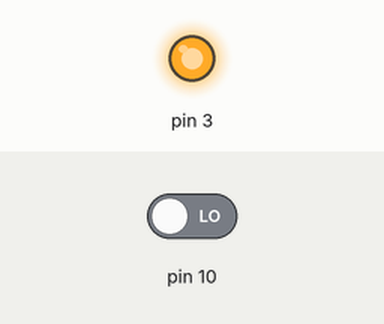
Bench run of a sketch on a simulated Arduino Uno, built with avr-gcc and run on an emulated ATmega328P. On the bench: output pins drawn as LEDs (lit = HIGH). Inputs (shaded band) come from the test bench; at power-on: pin 10 LOW. What the sketch prints to the serial monitor is not drawn.

Above: at 2.8 s.
2.9 s: pin 10 driven HIGH
At 4.1 s:
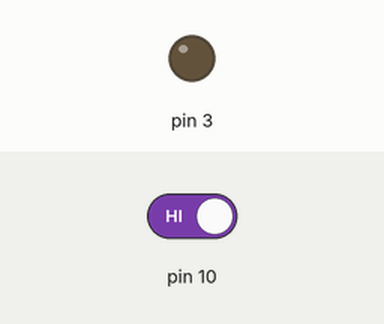
4.5 s: pin 10 driven LOW
At 5.7 s:
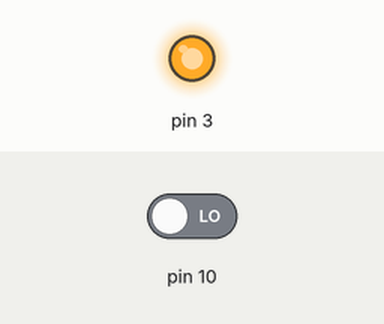
Timing chart, 0 to 7.5 s (numbered marks = the images above; inputs shaded):
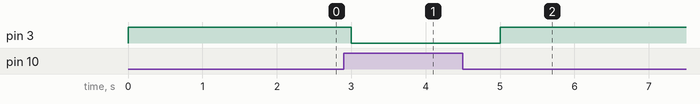

Measured:
- after the input at 2.9 s, pin 3: HIGH → LOW after 0.10 s
- after the input at 4.5 s, pin 3: LOW → HIGH after 0.50 s

The sketch:

pushbutton.ino
```cpp
int v;
void setup() {
  // put your setup code here, to run once:
pinMode(10,INPUT);
pinMode(3,OUTPUT);
digitalWrite(3,LOW);
Serial.begin(9600);
}

void loop() {
  // put your main code here, to run repeatedly:
v = digitalRead(10);
Serial.print(v);
if(v == HIGH)
{
  digitalWrite(3,LOW);
}
else
{
  digitalWrite(3,HIGH);
}
delay(1000);
}
```
